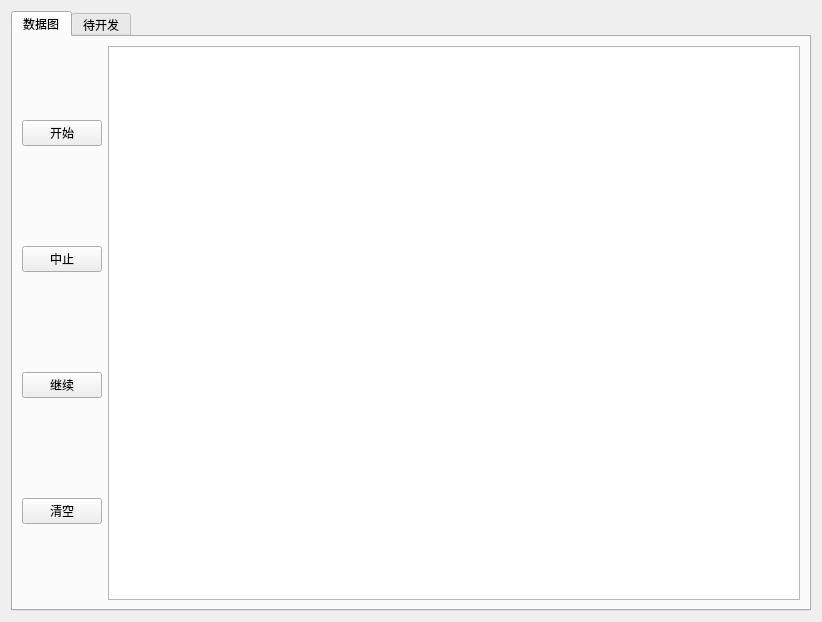
<?xml version="1.0" encoding="UTF-8"?>
<ui version="4.0">
 <class>Form</class>
 <widget class="QWidget" name="Form">
  <property name="geometry">
   <rect>
    <x>0</x>
    <y>0</y>
    <width>818</width>
    <height>618</height>
   </rect>
  </property>
  <property name="windowTitle">
   <string>Form</string>
  </property>
  <layout class="QVBoxLayout" name="verticalLayout">
   <item>
    <widget class="QTabWidget" name="tabWidget">
     <property name="minimumSize">
      <size>
       <width>800</width>
       <height>600</height>
      </size>
     </property>
     <property name="maximumSize">
      <size>
       <width>800</width>
       <height>600</height>
      </size>
     </property>
     <property name="currentIndex">
      <number>0</number>
     </property>
     <widget class="QWidget" name="tab">
      <attribute name="title">
       <string>数据图</string>
      </attribute>
      <layout class="QHBoxLayout" name="horizontalLayout_2">
       <item>
        <layout class="QHBoxLayout" name="horizontalLayout">
         <item>
          <layout class="QVBoxLayout" name="verticalLayout_2">
           <item>
            <widget class="QPushButton" name="pushButton_start">
             <property name="text">
              <string>开始</string>
             </property>
            </widget>
           </item>
           <item>
            <spacer name="verticalSpacer">
             <property name="orientation">
              <enum>Qt::Vertical</enum>
             </property>
             <property name="sizeType">
              <enum>QSizePolicy::Fixed</enum>
             </property>
             <property name="sizeHint" stdset="0">
              <size>
               <width>20</width>
               <height>20</height>
              </size>
             </property>
            </spacer>
           </item>
           <item>
            <widget class="QPushButton" name="pushButton_stop">
             <property name="text">
              <string>中止</string>
             </property>
            </widget>
           </item>
           <item>
            <spacer name="verticalSpacer_2">
             <property name="orientation">
              <enum>Qt::Vertical</enum>
             </property>
             <property name="sizeType">
              <enum>QSizePolicy::Fixed</enum>
             </property>
             <property name="sizeHint" stdset="0">
              <size>
               <width>20</width>
               <height>20</height>
              </size>
             </property>
            </spacer>
           </item>
           <item>
            <widget class="QPushButton" name="pushButton_continue">
             <property name="text">
              <string>继续</string>
             </property>
            </widget>
           </item>
           <item>
            <spacer name="verticalSpacer_3">
             <property name="orientation">
              <enum>Qt::Vertical</enum>
             </property>
             <property name="sizeType">
              <enum>QSizePolicy::Fixed</enum>
             </property>
             <property name="sizeHint" stdset="0">
              <size>
               <width>20</width>
               <height>20</height>
              </size>
             </property>
            </spacer>
           </item>
           <item>
            <widget class="QPushButton" name="pushButton_clear">
             <property name="text">
              <string>清空</string>
             </property>
            </widget>
           </item>
          </layout>
         </item>
         <item>
          <widget class="QChartView" name="QChartView"/>
         </item>
        </layout>
       </item>
      </layout>
     </widget>
     <widget class="QWidget" name="tab_2">
      <attribute name="title">
       <string>待开发</string>
      </attribute>
     </widget>
    </widget>
   </item>
  </layout>
 </widget>
 <customwidgets>
  <customwidget>
   <class>QChartView</class>
   <extends>QGraphicsView</extends>
   <header location="global">qchartview.h</header>
  </customwidget>
 </customwidgets>
 <resources/>
 <connections/>
</ui>
